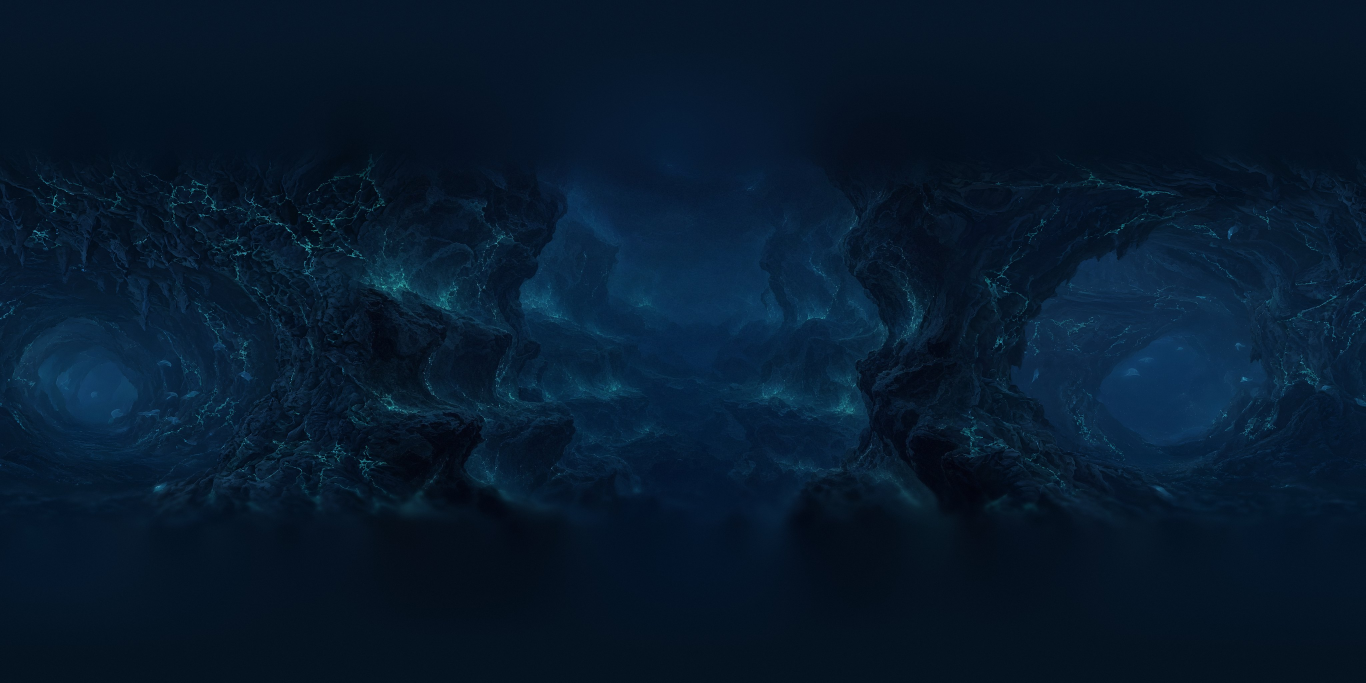
#> input picture t11/pano/europa.jpg, 4096 x 2048 px (shown at 1/3 size)
$ python make_walls_tile.py ../pano/europa.jpg ../pano/europa.jpg
#> lines starting #> are read from the running program, lines starting #| are printed output that depends on the picture
"""16:9 stone photo -> tex/walls.jpg: 1024x1024 seamless, mid-grey, <=400 KB.
Centre square crop -> flatten low-frequency lighting -> half-offset (edges move to the middle, borders become seamless)
-> hide the resulting central cross by blending the un-offset image back in along min-cost-ish soft bands."""
import sys, numpy as np
from PIL import Image
from scipy.ndimage import gaussian_filter
src, dst = sys.argv[1], sys.argv[2]
im = Image.open(src).convert('L'); s = min(im.size); l = (im.width - s) // 2; t = (im.height - s) // 2
#> after `im = Image.open(src).convert('L')`:
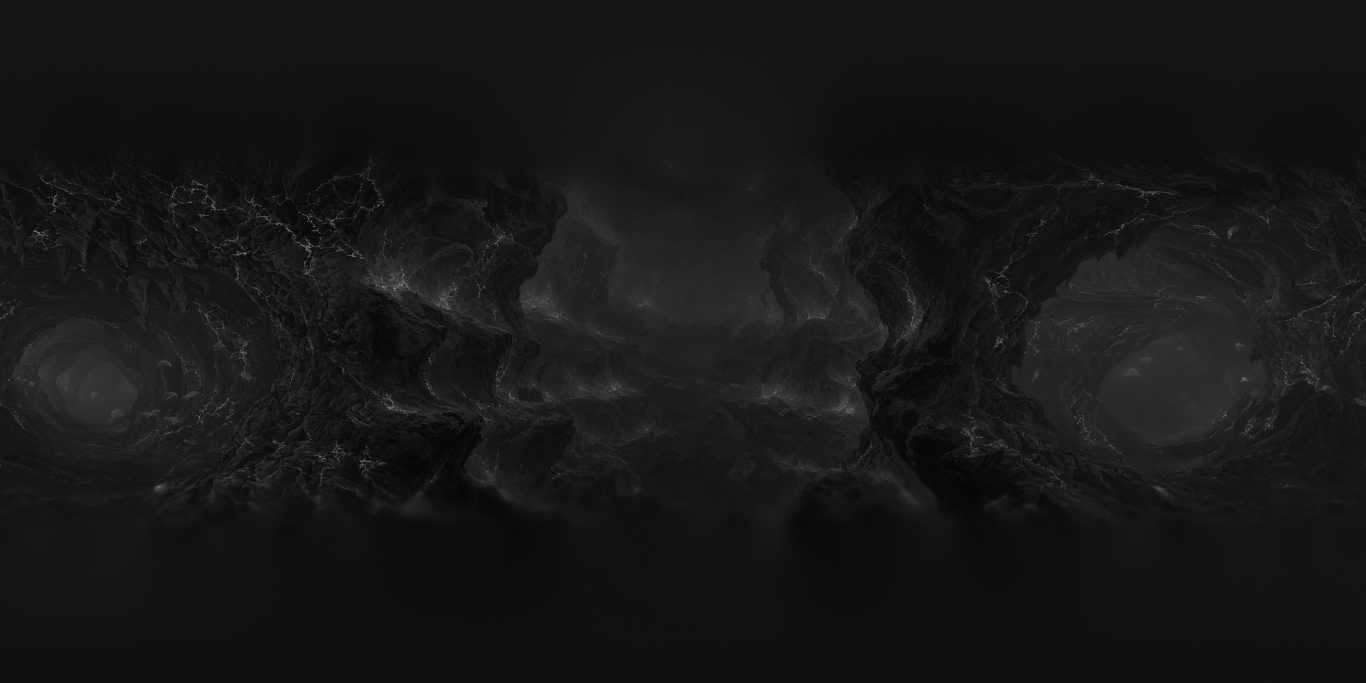
#> im: PIL image 4096x2048 L (shown at 1/3 size); min 1, max 206, mean 22.8
#> after `s = min(im.size)`: s = 2048
#> after `l = (im.width - s) // 2`: l = 1024
#> after `t = (im.height - s) // 2`: t = 0
T = np.asarray(im.crop((l, t, l + s, t + s)).resize((1024, 1024), Image.LANCZOS)).astype(np.float32) / 255
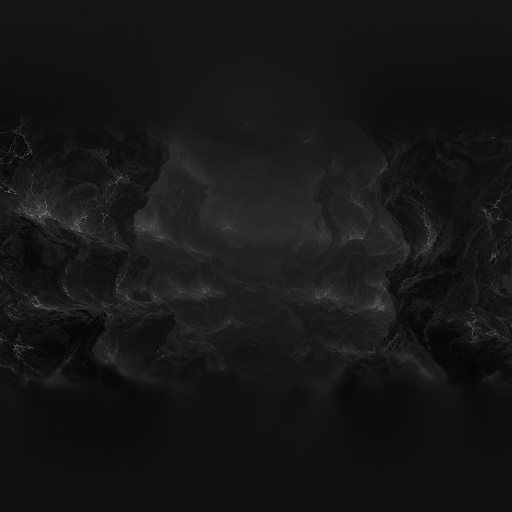
#> T: shape (1024, 1024) float32 (shown at 1/2 size); min 0, max 0.612, mean 0.0868
T = T - gaussian_filter(T, 120, mode='reflect') + T.mean()             # remove lighting gradient
N = 1024; S = np.roll(T, (N // 2, N // 2), (0, 1))                       # tileable, seam cross in the centre
#> after `S = np.roll(T, (N // 2, N // 2), (0, 1))`:
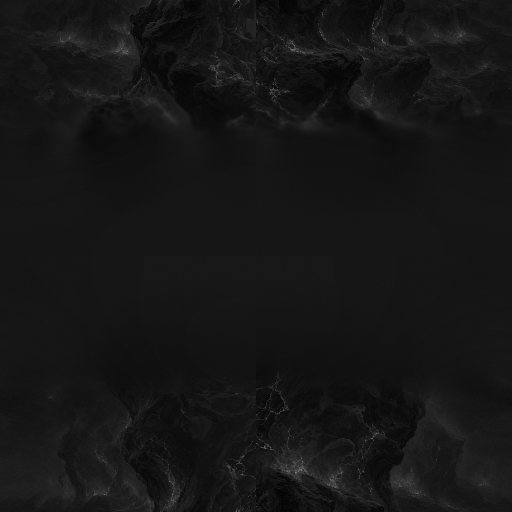
#> S: shape (1024, 1024) float32 (shown at 1/2 size); min 0.00474, max 0.601, mean 0.0868
c = np.abs(np.arange(N) - N / 2)
band = np.clip(1 - (c - 90) / 140, 0, 1); band = band * band * (3 - 2 * band)   # 1 within 90 px of centre, fades by 230 px
m = np.maximum(band[None, :], band[:, None])                              # cross mask (0 at the borders)
# break up the straight mask edge with low-frequency noise so no grid line can read
rng = np.random.default_rng(3); n = gaussian_filter(rng.standard_normal((N, N)), 40, mode='wrap'); n /= n.std()
m = np.clip(m + 0.25 * n * (m * (1 - m)) * 4, 0, 1)
out = S * (1 - m) + T * m
# match local contrast (blending two images lowers variance in the mix zone)
hp = out - gaussian_filter(out, 8, mode='wrap'); var = gaussian_filter(hp ** 2, 40, mode='wrap')
#> after `hp = out - gaussian_filter(out, 8, mode='wrap')`:
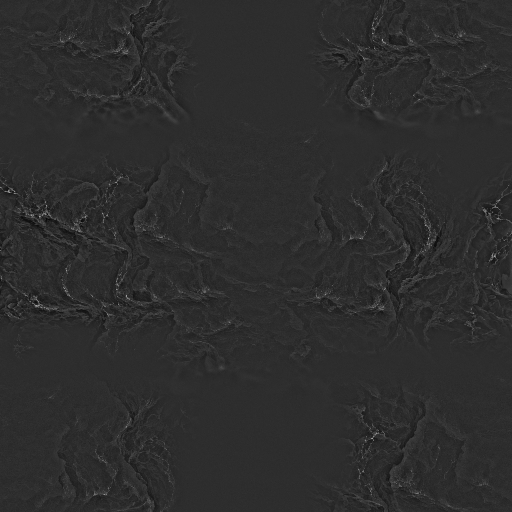
#> hp: shape (1024, 1024) float64 (shown at 1/2 size); min -0.103, max 0.472, mean -1.06e-18; drawn with min black and max white
#> after `var = gaussian_filter(hp ** 2, 40, mode='wrap')`:
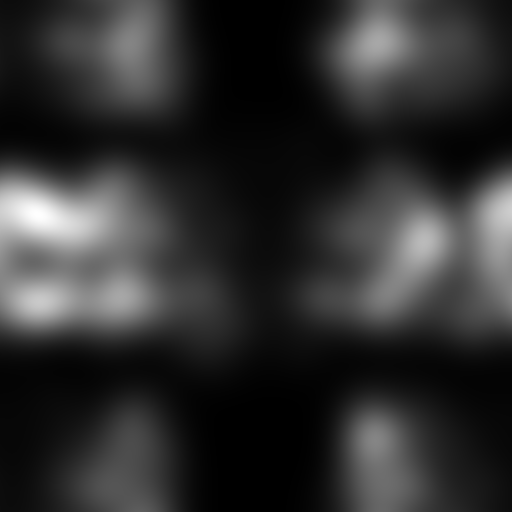
#> var: shape (1024, 1024) float64 (shown at 1/2 size); min 1.07e-05, max 0.00151, mean 0.000294; drawn with min black and max white
ref = np.median(var); out = gaussian_filter(out, 8, mode='wrap') + hp * np.clip(np.sqrt(ref / (var + 1e-6)), 1, 1.6)
#> after `ref = np.median(var)`: ref = 0.000188
out = (out - out.mean()) / out.std() * 0.11 + 0.5                         # mid-grey, moderate contrast
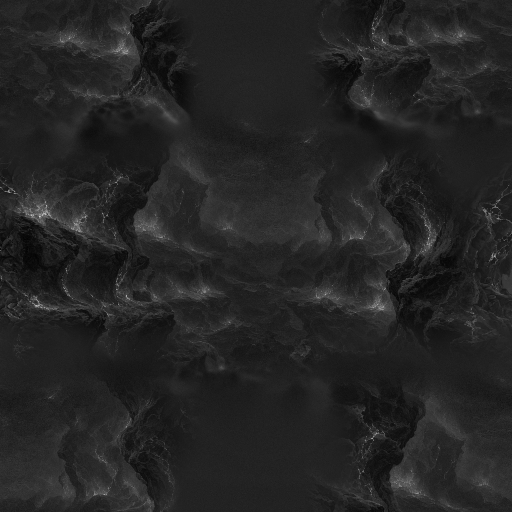
#> out: shape (1024, 1024) float64 (shown at 1/2 size); min 0.188, max 2.36, mean 0.5; drawn with min black and max white
img = Image.fromarray((np.clip(out, 0, 1) * 255 + .5).astype(np.uint8)).convert('RGB')
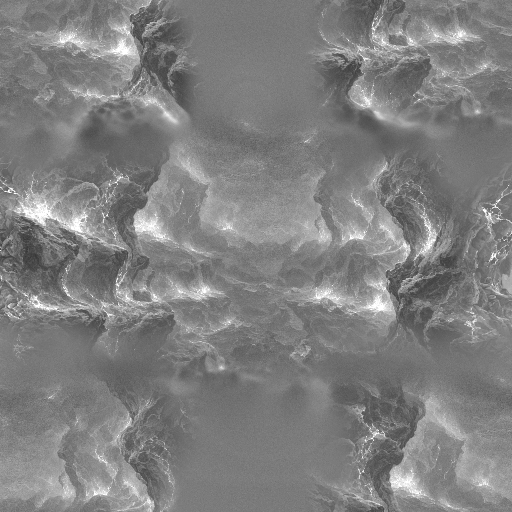
#> img: PIL image 1024x1024 RGB (shown at 1/2 size); min 48, max 255, mean 127.3
for q in (88, 84, 80, 75):
    img.save(dst, quality=q, optimize=True)
    import os
    if os.path.getsize(dst) <= 400_000: break
a = np.asarray(img)[..., 0].astype(float)
print('size', os.path.getsize(dst), 'mean', a.mean().round(1), 'wrap diff x', np.abs(a[:, 0] - a[:, -1]).mean().round(2), 'y', np.abs(a[0] - a[-1]).mean().round(2), 'neighbour', np.abs(a[:, 1] - a[:, 0]).mean().round(2))
#| size 300316 mean 127.3 wrap diff x 16.72 y 7.95 neighbour 10.48
